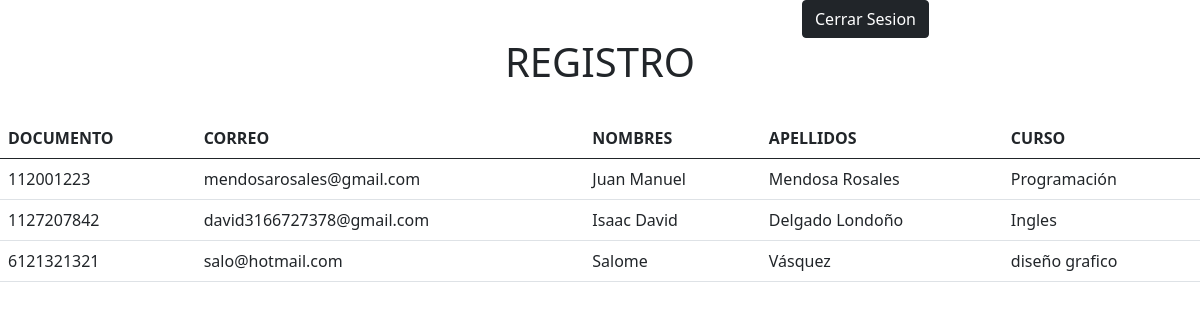
The app's page /notasestu.php with its own data.
### tables this page shows
CREATE TABLE `estudiantes` (
  `documento` bigint(20) NOT NULL,
  `correo` varchar(100) NOT NULL,
  `curso` varchar(100) NOT NULL,
  `nombre` varchar(100) NOT NULL,
  `apellido` varchar(100) NOT NULL,
  `numero` int(15) NOT NULL,
  `edad` int(2) NOT NULL,
  `nota1` float NOT NULL,
  `nota2` float NOT NULL,
  `nota3` float NOT NULL,
  `contrasena` varchar(15) NOT NULL
);

### notasestu.php (the view, shortened to what this page needs)
<!DOCTYPE html>
<html lang="es">
<head>
    <link href="https://cdn.jsdelivr.net/npm/bootstrap@5.0.2/dist/css/bootstrap.min.css" rel="stylesheet">
</head>
<body>
<div class="container">
  <div class="row">
    <div class="col">
    </div>
    <div class="col">
    </div>
    <div class="col">
<a href="salida.php"><button type="button" class="btn btn-dark">Cerrar Sesion</button>
</a>
    </div>
  </div>
</div>
<table class="table">
  <thead>
  <h1 class = "text-center">REGISTRO</h1><br>
    <tr>
      <th scope="col">DOCUMENTO</th>
      <th scope="col">CORREO</th>
      <th scope="col">NOMBRES</th>
      <th scope="col">APELLIDOS</th>
      <th scope="col">CURSO</th>
    </tr>
  </thead>
  <tbody>
  <?php
  $con = conexion();
  $sql = "SELECT * FROM estudiantes";
  $query = mysqli_query($con,$sql);
  if($query){
      while ($row=mysqli_fetch_assoc($query)){
            $documento=$row['documento'];
            $correo=$row['correo'];
            $nombre=$row['nombre'];
            $apellido=$row['apellido'];
            $curso=$row['curso'];
    ?>
<tr>
  <td><?php echo $documento; ?></td>
  <td><?php echo $correo; ?></td>
  <td><?php echo $nombre; ?></td>
  <td><?php echo $apellido; ?></td>
  <td><?php echo $curso; ?></td>
</tr>
<?php
      }
  }
  ?>
   </tbody>
</table>
</body>
</html>

### records on screen
estudiantes: documento "112001223", correo "mendosarosales@gmail.com", nombre "Juan Manuel", apellido "Mendosa Rosales", curso "Programación"
estudiantes: documento "1127207842", correo "david3166727378@gmail.com", nombre "Isaac David", apellido "Delgado Londoño", curso "Ingles"
estudiantes: documento "6121321321", correo "salo@hotmail.com", nombre "Salome", apellido "Vásquez", curso "diseño grafico"
